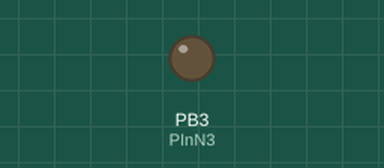
The sketch below on a simulated ATtiny85, built with avr-gcc and run on an emulated ATtiny85. Parts: output pins drawn as LEDs (lit = HIGH).

Above: at 0.6 s.
At 6.0 s:
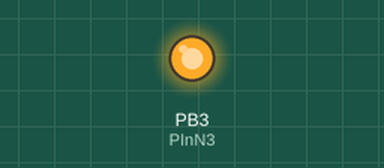
Timing chart, 0 to 8.3 s (numbered marks = the images above):
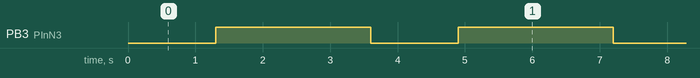

The sketch:

attiny85_test_blink_p3.ino
```cpp
int PInN3  = 3;

void setup()
{

  pinMode(PIN3, OUTPUT);
}

void loop()
{


  delay(1300); //

  digitalWrite(PInN3, HIGH);

  delay(2300); //

  digitalWrite(PIN3, LOW);


}
```

Measured:
- by itself, PB3 (PInN3): alternates HIGH for 2.3 s and LOW for 1.3 s
